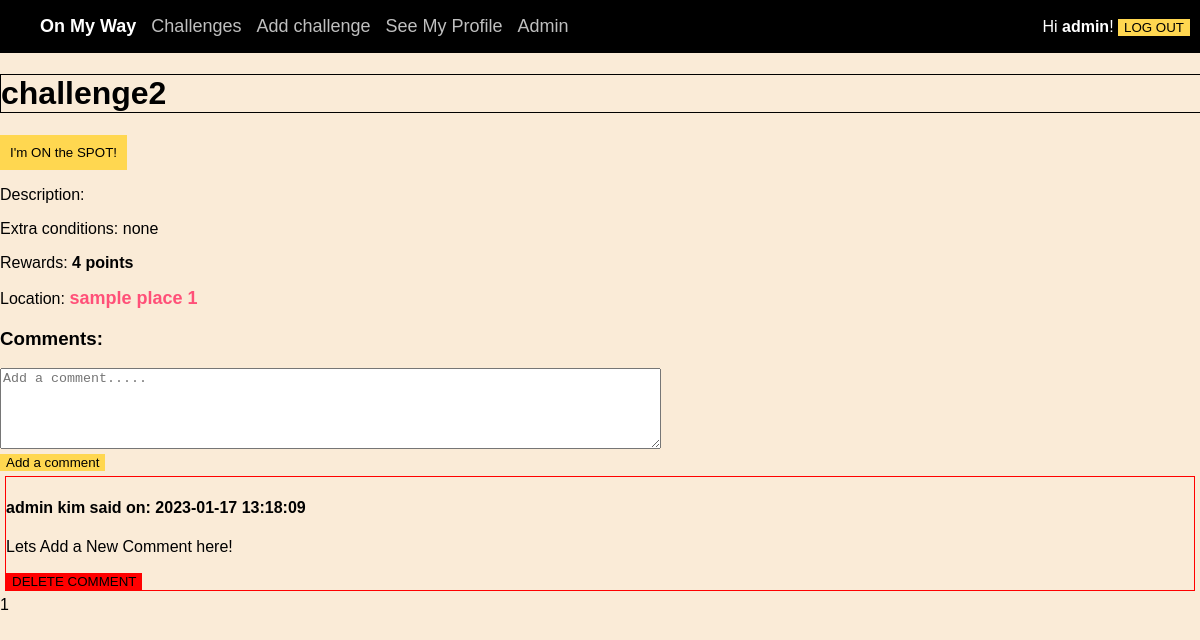
Screenshot of /index.php?action=challenge-specific&id=2 (signed in) with the database file from the repository.
### tables this page shows
CREATE TABLE challenges (
  id int(11) NOT NULL AUTO_INCREMENT,
  name varchar(30) DEFAULT NULL,
  content text NOT NULL,
  place_id int(11) NOT NULL,
  conditions varchar(100) DEFAULT NULL,
  score int(11) DEFAULT NULL,
  users_accomplished int(11) DEFAULT NULL,
  created_date datetime NOT NULL DEFAULT current_timestamp(),
  updated_date datetime NOT NULL DEFAULT current_timestamp(),
  PRIMARY KEY (id)
);

CREATE TABLE places (
  id int(11) NOT NULL AUTO_INCREMENT,
  name varchar(30) DEFAULT NULL,
  latitude decimal(18,15) NOT NULL DEFAULT 37.536228509594000,
  longitude decimal(18,15) NOT NULL DEFAULT 126.894975568805080,
  PRIMARY KEY (id)
);

CREATE TABLE challenge_comments (
  id int(11) NOT NULL AUTO_INCREMENT,
  content varchar(10000) DEFAULT NULL,
  date_added datetime NOT NULL,
  user_id int(11) NOT NULL,
  challenge_id int(11) NOT NULL,
  PRIMARY KEY (id)
);

CREATE TABLE users (
  id int(11) NOT NULL AUTO_INCREMENT,
  username varchar(64) NOT NULL,
  password varchar(64) NOT NULL,
  first_name varchar(64) NOT NULL,
  last_name varchar(64) NOT NULL,
  email varchar(64) NOT NULL,
  created_date datetime NOT NULL,
  points_total int(11) DEFAULT '0',
  admin tinyint(1) NOT NULL,
  PRIMARY KEY (id)
);

### model/challengeManager.php (called while the page is built, shortened)
<?php
class ChallengeManager extends Db {
    public function getPlace($place_id) {
        $db = $this->connectDB();
        $place = $db->prepare("SELECT * FROM places WHERE id = ?");
        $place->execute([$place_id]);
        $place = $place->fetch();
        return $place;
    }
    public function getChallengeData($challengeId)
    {
        $db = $this->connectDB();
        $stmt = $db->prepare("SELECT * FROM challenges WHERE id=:id");
        $stmt->execute(['id' => $challengeId]);
        $challengeData = $stmt->fetch();
        return $challengeData;
    }
}

### model/commentManager.php (called while the page is built, shortened)
<?php
class CommentManager extends Db {
    public function getAllCommentsForChallenge($id) {
        $db = $this->connectDB();
        $comments = $db->prepare(
            "SELECT challenge_comments.id, challenge_comments.content, challenge_comments.date_added, users.first_name, users.last_name
            FROM challenge_comments
            LEFT JOIN users
            ON challenge_comments.user_id = users.id
            WHERE challenge_comments.challenge_id = ?;"
        );
        $comments->execute([$id]);
        $comments = $comments->fetchAll();
        return $comments;
    }
}

### view/challenge-specific-view.php (the view, shortened to what this page needs)
<h1><?= $challenge['name'] ?></h1>
<button id="onspot">
    I'm ON the SPOT!
</button>
<div id="challenge">
    <p>Description:
    </p>
    <p>Extra conditions:
        <?= ($challenge['conditions'] == null || $challenge['conditions'] == "") ? "none":$challenge['conditions']?>
    </p>
    <p>Rewards:
        <strong><?= $challenge['score'] ?> points</strong>
    </p>
    <p>Location:
        <strong><a href="<?= LIST_CHALLENGES_PATH ?>">
            <?= $place['name'] ?>
        </strong></a>
    </p>
    <?=require_once 'listComments.php'?>
    <div id="single-marker">
        <div id="map"></div>
    </div>
</div>
<?php
    include 'template.php';
?>

### view/listComments.php (shortened to what this page needs)
<section class="comments">
    <h3>Comments:</h3>
    <?php
    $path = CHALLENGE_PATH . '&id=' . $id;
    ?>
    <form action="<?=$path?>" method="post">
        <textarea required name="comment_content" id="comment_content" cols="80" rows="5" placeholder="Add a comment....."></textarea>
        <br>
        <button name="add_comment" value="add_comment">Add a comment</button>
    </form>
    <?php
        if(isset($comments) && count($comments) > 0) {
            for($i=0; $i<count($comments); $i++) {
    ?>
                <div class="comment" style="border: 1px solid red; margin: 5px;">
                    <h4>
                        <?=
                        $comments[$i]['first_name'] . ' ' . $comments[$i]['last_name']
                        .' said on: '
                        . $comments[$i]['date_added']
                        ?>
                    </h4>
                    <p class="comment-content">
                        <?=$comments[$i]['content']?>
                    </p>
                    <form action="<?=$path?>" method="post">
                        <button style="background-color: red;" name="delete">DELETE COMMENT</button>
                    </form>
                </div>
    <?php
            }
        } else {
            echo "No Comments available for this challenge yet";
        }
    ?>
</section>

### public/styles.css (style rules this page uses)
body { font-family: Verdana, Geneva, Tahoma, sans-serif; width: auto; background-color: antiquewhite; }
h1 { width: 100%; border: 1px solid black; background-color: antiquewhite; }
button { margin-right: 10px; background-color: #FFD750; border: none; text-align: left; }
a { color: #FF5078; text-decoration: none; font-size: large; }
html, body { margin: 0; }
#map { height: 70%; }
html, body { height: 100%; margin: 0; padding: 0; }
#single-marker { height: 400px; width: 100vw; }
#map { height: 100%; width: 100%; }
#challenge { width: fit-content; }
#onspot { width: fit-content; height: fit-content; padding: 10px; background-color: #FFD750; text-align: center; }

### rows the page displays
challenges: name "challenge2", score "4"
places: name "sample place 1"
challenge_comments: user.first_name "admin", user.last_name "kim", date_added "2023-01-17 13:18:09", content "Lets Add a New Comment here!"

### other values shown
$_SESSION['user'] "admin"
require_once 'listComments.php' "1"
